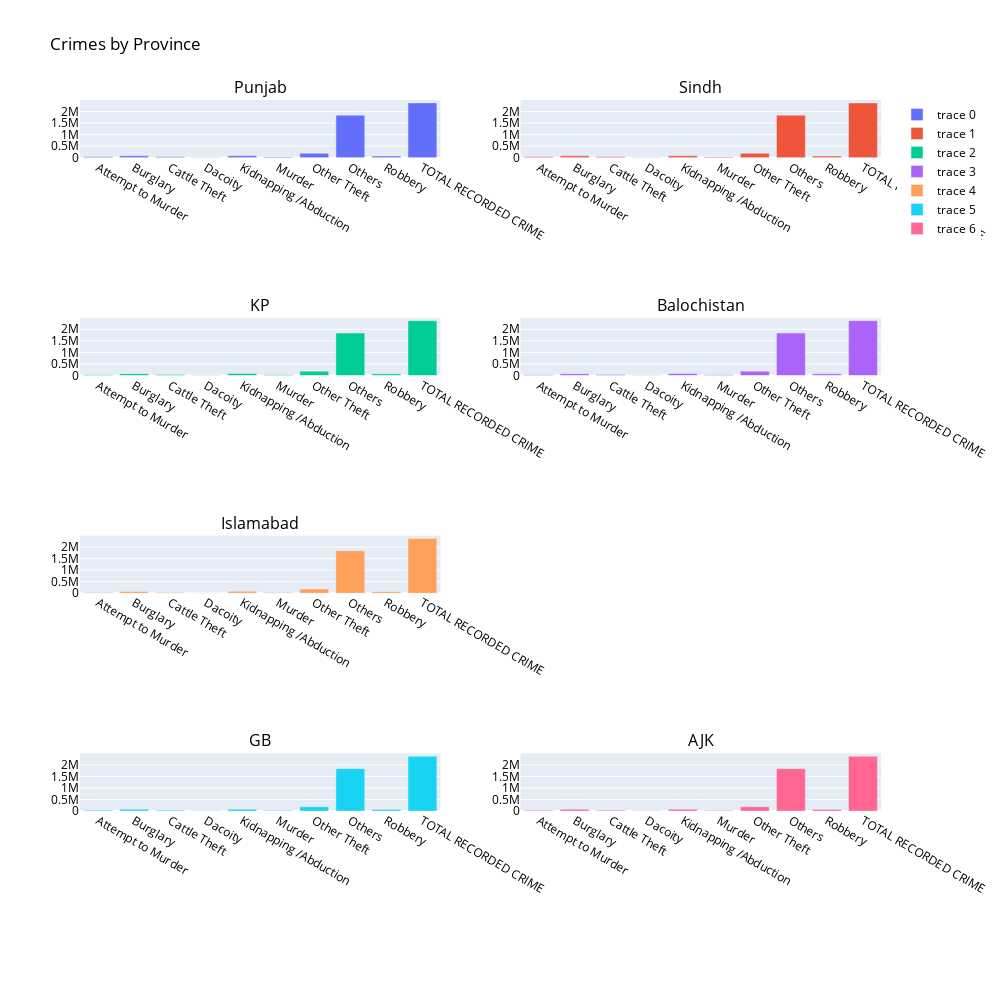

Write notebook code for a chart like this one.
### Code cell
fig = make_subplots(
        rows=8,
        cols=2,
        subplot_titles=("Punjab", 'Sindh','','', 'KP', 'Balochistan','','', 'Islamabad','','','','' 'GB', 'AJK')

)
# Punjab
fig.add_trace(go.Bar(x=punjab_crime.index, y=punjab_crime.values), row=1, col=1)
# Sindh
fig.add_trace(go.Bar(x=punjab_crime.index, y=punjab_crime.values), row=1, col=2)
# KP
fig.add_trace(go.Bar(x=punjab_crime.index, y=punjab_crime.values), row=3, col=1)
# Balochistan
fig.add_trace(go.Bar(x=punjab_crime.index, y=punjab_crime.values), row=3, col=2)
# Islamabad
fig.add_trace(go.Bar(x=punjab_crime.index, y=punjab_crime.values), row=5, col=1)
# GB
fig.add_trace(go.Bar(x=punjab_crime.index, y=punjab_crime.values), row=7, col=1)
#AJK
fig.add_trace(go.Bar(x=punjab_crime.index, y=punjab_crime.values), row=7, col=2)

fig.update_layout(
    title_text='Crimes by Province',
    autosize=True,
    width=1000,
    height=1000,
    paper_bgcolor='White',
    font_color= 'black'
    )

### Figure 1 — Plotly figure (JSON) as saved in the notebook; plotly's stock layout.template omitted (floating-point values rounded to 4 significant figures)
{"data": [{"type": "bar", "x": ["Attempt to Murder", "Burglary", "Cattle Theft", "Dacoity", "Kidnapping /Abduction", "Murder", "Other Theft", "Others", "Robbery", "TOTAL RECORDED CRIME"], "xaxis": "x", "y": [36101, 78229, 37710, 9923, 84758, 30381, 187582, 1837061, 69932, 2371677], "yaxis": "y"}, {"type": "bar", "x": ["Attempt to Murder", "Burglary", "Cattle Theft", "Dacoity", "Kidnapping /Abduction", "Murder", "Other Theft", "Others", "Robbery", "TOTAL RECORDED CRIME"], "xaxis": "x2", "y": [36101, 78229, 37710, 9923, 84758, 30381, 187582, 1837061, 69932, 2371677], "yaxis": "y2"}, {"type": "bar", "x": ["Attempt to Murder", "Burglary", "Cattle Theft", "Dacoity", "Kidnapping /Abduction", "Murder", "Other Theft", "Others", "Robbery", "TOTAL RECORDED CRIME"], "xaxis": "x5", "y": [36101, 78229, 37710, 9923, 84758, 30381, 187582, 1837061, 69932, 2371677], "yaxis": "y5"}, {"type": "bar", "x": ["Attempt to Murder", "Burglary", "Cattle Theft", "Dacoity", "Kidnapping /Abduction", "Murder", "Other Theft", "Others", "Robbery", "TOTAL RECORDED CRIME"], "xaxis": "x6", "y": [36101, 78229, 37710, 9923, 84758, 30381, 187582, 1837061, 69932, 2371677], "yaxis": "y6"}, {"type": "bar", "x": ["Attempt to Murder", "Burglary", "Cattle Theft", "Dacoity", "Kidnapping /Abduction", "Murder", "Other Theft", "Others", "Robbery", "TOTAL RECORDED CRIME"], "xaxis": "x9", "y": [36101, 78229, 37710, 9923, 84758, 30381, 187582, 1837061, 69932, 2371677], "yaxis": "y9"}, {"type": "bar", "x": ["Attempt to Murder", "Burglary", "Cattle Theft", "Dacoity", "Kidnapping /Abduction", "Murder", "Other Theft", "Others", "Robbery", "TOTAL RECORDED CRIME"], "xaxis": "x13", "y": [36101, 78229, 37710, 9923, 84758, 30381, 187582, 1837061, 69932, 2371677], "yaxis": "y13"}, {"type": "bar", "x": ["Attempt to Murder", "Burglary", "Cattle Theft", "Dacoity", "Kidnapping /Abduction", "Murder", "Other Theft", "Others", "Robbery", "TOTAL RECORDED CRIME"], "xaxis": "x14", "y": [36101, 78229, 37710, 9923, 84758, 30381, 187582, 1837061, 69932, 2371677], "yaxis": "y14"}], "layout": {"annotations": [{"font": {"size": 16}, "showarrow": false, "text": "Punjab", "x": 0.225, "xanchor": "center", "xref": "paper", "y": 1, "yanchor": "bottom", "yref": "paper"}, {"font": {"size": 16}, "showarrow": false, "text": "Sindh", "x": 0.775, "xanchor": "center", "xref": "paper", "y": 1, "yanchor": "bottom", "yref": "paper"}, {"font": {"size": 16}, "showarrow": false, "text": "KP", "x": 0.225, "xanchor": "center", "xref": "paper", "y": 0.7344, "yanchor": "bottom", "yref": "paper"}, {"font": {"size": 16}, "showarrow": false, "text": "Balochistan", "x": 0.775, "xanchor": "center", "xref": "paper", "y": 0.7344, "yanchor": "bottom", "yref": "paper"}, {"font": {"size": 16}, "showarrow": false, "text": "Islamabad", "x": 0.225, "xanchor": "center", "xref": "paper", "y": 0.4688, "yanchor": "bottom", "yref": "paper"}, {"font": {"size": 16}, "showarrow": false, "text": "GB", "x": 0.225, "xanchor": "center", "xref": "paper", "y": 0.2031, "yanchor": "bottom", "yref": "paper"}, {"font": {"size": 16}, "showarrow": false, "text": "AJK", "x": 0.775, "xanchor": "center", "xref": "paper", "y": 0.2031, "yanchor": "bottom", "yref": "paper"}], "autosize": true, "font": {"color": "black"}, "height": 1000, "paper_bgcolor": "White", "title": {"text": "Crimes by Province"}, "width": 1000, "xaxis": {"anchor": "y", "domain": [0, 0.45]}, "xaxis10": {"anchor": "y10", "domain": [0.55, 1]}, "xaxis11": {"anchor": "y11", "domain": [0, 0.45]}, "xaxis12": {"anchor": "y12", "domain": [0.55, 1]}, "xaxis13": {"anchor": "y13", "domain": [0, 0.45]}, "xaxis14": {"anchor": "y14", "domain": [0.55, 1]}, "xaxis15": {"anchor": "y15", "domain": [0, 0.45]}, "xaxis16": {"anchor": "y16", "domain": [0.55, 1]}, "xaxis2": {"anchor": "y2", "domain": [0.55, 1]}, "xaxis3": {"anchor": "y3", "domain": [0, 0.45]}, "xaxis4": {"anchor": "y4", "domain": [0.55, 1]}, "xaxis5": {"anchor": "y5", "domain": [0, 0.45]}, "xaxis6": {"anchor": "y6", "domain": [0.55, 1]}, "xaxis7": {"anchor": "y7", "domain": [0, 0.45]}, "xaxis8": {"anchor": "y8", "domain": [0.55, 1]}, "xaxis9": {"anchor": "y9", "domain": [0, 0.45]}, "yaxis": {"anchor": "x", "domain": [0.9297, 1]}, "yaxis10": {"anchor": "x10", "domain": [0.3984, 0.4688]}, "yaxis11": {"anchor": "x11", "domain": [0.2656, 0.3359]}, "yaxis12": {"anchor": "x12", "domain": [0.2656, 0.3359]}, "yaxis13": {"anchor": "x13", "domain": [0.1328, 0.2031]}, "yaxis14": {"anchor": "x14", "domain": [0.1328, 0.2031]}, "yaxis15": {"anchor": "x15", "domain": [0, 0.07031]}, "yaxis16": {"anchor": "x16", "domain": [0, 0.07031]}, "yaxis2": {"anchor": "x2", "domain": [0.9297, 1]}, "yaxis3": {"anchor": "x3", "domain": [0.7969, 0.8672]}, "yaxis4": {"anchor": "x4", "domain": [0.7969, 0.8672]}, "yaxis5": {"anchor": "x5", "domain": [0.6641, 0.7344]}, "yaxis6": {"anchor": "x6", "domain": [0.6641, 0.7344]}, "yaxis7": {"anchor": "x7", "domain": [0.5312, 0.6016]}, "yaxis8": {"anchor": "x8", "domain": [0.5312, 0.6016]}, "yaxis9": {"anchor": "x9", "domain": [0.3984, 0.4688]}}}
